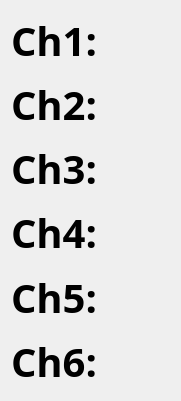
   <widget class="QWidget" name="layoutWidget">
    <property name="geometry">
     <rect>
      <x>700</x>
      <y>450</y>
      <width>181</width>
      <height>401</height>
     </rect>
    </property>
    <layout class="QVBoxLayout" name="verticalLayout_6">
     <item>
      <widget class="QLabel" name="label_26">
       <property name="palette">
        <palette>
         <active>
          <colorrole role="WindowText">
           <brush brushstyle="SolidPattern">
            <color alpha="255">
             <red>0</red>
             <green>0</green>
             <blue>0</blue>
            </color>
           </brush>
          </colorrole>
          <colorrole role="Text">
           <brush brushstyle="SolidPattern">
            <color alpha="255">
             <red>0</red>
             <green>0</green>
             <blue>0</blue>
            </color>
           </brush>
          </colorrole>
          <colorrole role="BrightText">
           <brush brushstyle="SolidPattern">
            <color alpha="255">
             <red>0</red>
             <green>0</green>
             <blue>0</blue>
            </color>
           </brush>
          </colorrole>
          <colorrole role="ButtonText">
           <brush brushstyle="SolidPattern">
            <color alpha="255">
             <red>0</red>
             <green>0</green>
             <blue>0</blue>
            </color>
           </brush>
          </colorrole>
          <colorrole role="HighlightedText">
           <brush brushstyle="SolidPattern">
            <color alpha="255">
             <red>0</red>
             <green>0</green>
             <blue>0</blue>
            </color>
           </brush>
          </colorrole>
         </active>
         <inactive>
          <colorrole role="WindowText">
           <brush brushstyle="SolidPattern">
            <color alpha="255">
             <red>0</red>
             <green>0</green>
             <blue>0</blue>
            </color>
           </brush>
          </colorrole>
          <colorrole role="Text">
           <brush brushstyle="SolidPattern">
            <color alpha="255">
             <red>0</red>
             <green>0</green>
             <blue>0</blue>
            </color>
           </brush>
          </colorrole>
          <colorrole role="BrightText">
           <brush brushstyle="SolidPattern">
            <color alpha="255">
             <red>0</red>
             <green>0</green>
             <blue>0</blue>
            </color>
           </brush>
          </colorrole>
          <colorrole role="ButtonText">
           <brush brushstyle="SolidPattern">
            <color alpha="255">
             <red>0</red>
             <green>0</green>
             <blue>0</blue>
            </color>
           </brush>
          </colorrole>
          <colorrole role="HighlightedText">
           <brush brushstyle="SolidPattern">
            <color alpha="255">
             <red>0</red>
             <green>0</green>
             <blue>0</blue>
            </color>
           </brush>
          </colorrole>
         </inactive>
         <disabled>
          <colorrole role="WindowText">
           <brush brushstyle="SolidPattern">
            <color alpha="255">
             <red>62</red>
             <green>62</green>
             <blue>62</blue>
            </color>
           </brush>
          </colorrole>
          <colorrole role="Text">
           <brush brushstyle="SolidPattern">
            <color alpha="255">
             <red>62</red>
             <green>62</green>
             <blue>62</blue>
            </color>
           </brush>
          </colorrole>
          <colorrole role="BrightText">
           <brush brushstyle="SolidPattern">
            <color alpha="255">
             <red>0</red>
             <green>0</green>
             <blue>0</blue>
            </color>
           </brush>
          </colorrole>
          <colorrole role="ButtonText">
           <brush brushstyle="SolidPattern">
            <color alpha="255">
             <red>62</red>
             <green>62</green>
             <blue>62</blue>
            </color>
           </brush>
          </colorrole>
          <colorrole role="HighlightedText">
           <brush brushstyle="SolidPattern">
            <color alpha="255">
             <red>0</red>
             <green>0</green>
             <blue>0</blue>
            </color>
           </brush>
          </colorrole>
         </disabled>
        </palette>
       </property>
       <property name="font">
        <font>
         <family>OCR A Extended</family>
         <pointsize>30</pointsize>
         <weight>75</weight>
         <bold>true</bold>
        </font>
       </property>
       <property name="text">
        <string>Ch1:</string>
       </property>
       <property name="scaledContents">
        <bool>true</bool>
       </property>
       <property name="wordWrap">
        <bool>false</bool>
       </property>
      </widget>
     </item>
     <item>
      <widget class="QLabel" name="label_27">
       <property name="palette">
        <palette>
         <active>
          <colorrole role="WindowText">
           <brush brushstyle="SolidPattern">
            <color alpha="255">
             <red>0</red>
             <green>0</green>
             <blue>0</blue>
            </color>
           </brush>
          </colorrole>
          <colorrole role="Text">
           <brush brushstyle="SolidPattern">
            <color alpha="255">
             <red>0</red>
             <green>0</green>
             <blue>0</blue>
            </color>
           </brush>
          </colorrole>
          <colorrole role="BrightText">
           <brush brushstyle="SolidPattern">
            <color alpha="255">
             <red>0</red>
             <green>0</green>
             <blue>0</blue>
            </color>
           </brush>
          </colorrole>
          <colorrole role="ButtonText">
           <brush brushstyle="SolidPattern">
            <color alpha="255">
             <red>0</red>
             <green>0</green>
             <blue>0</blue>
            </color>
           </brush>
          </colorrole>
          <colorrole role="HighlightedText">
           <brush brushstyle="SolidPattern">
            <color alpha="255">
             <red>0</red>
             <green>0</green>
             <blue>0</blue>
            </color>
           </brush>
          </colorrole>
         </active>
         <inactive>
          <colorrole role="WindowText">
           <brush brushstyle="SolidPattern">
            <color alpha="255">
             <red>0</red>
             <green>0</green>
             <blue>0</blue>
            </color>
           </brush>
          </colorrole>
          <colorrole role="Text">
           <brush brushstyle="SolidPattern">
            <color alpha="255">
             <red>0</red>
             <green>0</green>
             <blue>0</blue>
            </color>
           </brush>
          </colorrole>
          <colorrole role="BrightText">
           <brush brushstyle="SolidPattern">
            <color alpha="255">
             <red>0</red>
             <green>0</green>
             <blue>0</blue>
            </color>
           </brush>
          </colorrole>
          <colorrole role="ButtonText">
           <brush brushstyle="SolidPattern">
            <color alpha="255">
             <red>0</red>
             <green>0</green>
             <blue>0</blue>
            </color>
           </brush>
          </colorrole>
          <colorrole role="HighlightedText">
           <brush brushstyle="SolidPattern">
            <color alpha="255">
             <red>0</red>
             <green>0</green>
             <blue>0</blue>
            </color>
           </brush>
          </colorrole>
         </inactive>
         <disabled>
          <colorrole role="WindowText">
           <brush brushstyle="SolidPattern">
            <color alpha="255">
             <red>62</red>
             <green>62</green>
             <blue>62</blue>
            </color>
           </brush>
          </colorrole>
          <colorrole role="Text">
           <brush brushstyle="SolidPattern">
            <color alpha="255">
             <red>62</red>
             <green>62</green>
             <blue>62</blue>
            </color>
           </brush>
          </colorrole>
          <colorrole role="BrightText">
           <brush brushstyle="SolidPattern">
            <color alpha="255">
             <red>0</red>
             <green>0</green>
             <blue>0</blue>
            </color>
           </brush>
          </colorrole>
          <colorrole role="ButtonText">
           <brush brushstyle="SolidPattern">
            <color alpha="255">
             <red>62</red>
             <green>62</green>
             <blue>62</blue>
            </color>
           </brush>
          </colorrole>
          <colorrole role="HighlightedText">
           <brush brushstyle="SolidPattern">
            <color alpha="255">
             <red>0</red>
             <green>0</green>
             <blue>0</blue>
            </color>
           </brush>
          </colorrole>
         </disabled>
        </palette>
       </property>
       <property name="font">
        <font>
         <family>OCR A Extended</family>
         <pointsize>30</pointsize>
         <weight>75</weight>
         <bold>true</bold>
        </font>
       </property>
       <property name="text">
        <string>Ch2:</string>
       </property>
       <property name="scaledContents">
        <bool>true</bool>
       </property>
       <property name="wordWrap">
        <bool>false</bool>
       </property>
      </widget>
     </item>
     <item>
      <widget class="QLabel" name="label_28">
       <property name="palette">
        <palette>
         <active>
          <colorrole role="WindowText">
           <brush brushstyle="SolidPattern">
            <color alpha="255">
             <red>0</red>
             <green>0</green>
             <blue>0</blue>
            </color>
           </brush>
          </colorrole>
          <colorrole role="Text">
           <brush brushstyle="SolidPattern">
            <color alpha="255">
             <red>0</red>
             <green>0</green>
             <blue>0</blue>
            </color>
           </brush>
          </colorrole>
          <colorrole role="BrightText">
           <brush brushstyle="SolidPattern">
            <color alpha="255">
             <red>0</red>
             <green>0</green>
             <blue>0</blue>
            </color>
           </brush>
          </colorrole>
          <colorrole role="ButtonText">
           <brush brushstyle="SolidPattern">
            <color alpha="255">
             <red>0</red>
             <green>0</green>
             <blue>0</blue>
            </color>
           </brush>
          </colorrole>
          <colorrole role="HighlightedText">
           <brush brushstyle="SolidPattern">
            <color alpha="255">
             <red>0</red>
             <green>0</green>
             <blue>0</blue>
            </color>
           </brush>
          </colorrole>
         </active>
         <inactive>
          <colorrole role="WindowText">
           <brush brushstyle="SolidPattern">
            <color alpha="255">
             <red>0</red>
             <green>0</green>
             <blue>0</blue>
            </color>
           </brush>
          </colorrole>
          <colorrole role="Text">
           <brush brushstyle="SolidPattern">
            <color alpha="255">
             <red>0</red>
             <green>0</green>
             <blue>0</blue>
            </color>
           </brush>
          </colorrole>
          <colorrole role="BrightText">
           <brush brushstyle="SolidPattern">
            <color alpha="255">
             <red>0</red>
             <green>0</green>
             <blue>0</blue>
            </color>
           </brush>
          </colorrole>
          <colorrole role="ButtonText">
           <brush brushstyle="SolidPattern">
            <color alpha="255">
             <red>0</red>
             <green>0</green>
             <blue>0</blue>
            </color>
           </brush>
          </colorrole>
          <colorrole role="HighlightedText">
           <brush brushstyle="SolidPattern">
            <color alpha="255">
             <red>0</red>
             <green>0</green>
             <blue>0</blue>
            </color>
           </brush>
          </colorrole>
         </inactive>
         <disabled>
          <colorrole role="WindowText">
           <brush brushstyle="SolidPattern">
            <color alpha="255">
             <red>62</red>
             <green>62</green>
             <blue>62</blue>
            </color>
           </brush>
          </colorrole>
          <colorrole role="Text">
           <brush brushstyle="SolidPattern">
            <color alpha="255">
             <red>62</red>
             <green>62</green>
             <blue>62</blue>
            </color>
           </brush>
          </colorrole>
          <colorrole role="BrightText">
           <brush brushstyle="SolidPattern">
            <color alpha="255">
             <red>0</red>
             <green>0</green>
             <blue>0</blue>
            </color>
           </brush>
          </colorrole>
          <colorrole role="ButtonText">
           <brush brushstyle="SolidPattern">
            <color alpha="255">
             <red>62</red>
             <green>62</green>
             <blue>62</blue>
            </color>
           </brush>
          </colorrole>
          <colorrole role="HighlightedText">
           <brush brushstyle="SolidPattern">
            <color alpha="255">
             <red>0</red>
             <green>0</green>
             <blue>0</blue>
            </color>
           </brush>
          </colorrole>
         </disabled>
        </palette>
       </property>
       <property name="font">
        <font>
         <family>OCR A Extended</family>
         <pointsize>30</pointsize>
         <weight>75</weight>
         <bold>true</bold>
        </font>
       </property>
       <property name="text">
        <string>Ch3:</string>
       </property>
       <property name="scaledContents">
        <bool>true</bool>
       </property>
       <property name="wordWrap">
        <bool>false</bool>
       </property>
      </widget>
     </item>
     <item>
      <widget class="QLabel" name="label_29">
       <property name="palette">
        <palette>
         <active>
          <colorrole role="WindowText">
           <brush brushstyle="SolidPattern">
            <color alpha="255">
             <red>0</red>
             <green>0</green>
             <blue>0</blue>
            </color>
           </brush>
          </colorrole>
          <colorrole role="Text">
           <brush brushstyle="SolidPattern">
            <color alpha="255">
             <red>0</red>
             <green>0</green>
             <blue>0</blue>
            </color>
           </brush>
          </colorrole>
          <colorrole role="BrightText">
           <brush brushstyle="SolidPattern">
            <color alpha="255">
             <red>0</red>
             <green>0</green>
             <blue>0</blue>
            </color>
           </brush>
          </colorrole>
          <colorrole role="ButtonText">
           <brush brushstyle="SolidPattern">
            <color alpha="255">
             <red>0</red>
             <green>0</green>
             <blue>0</blue>
            </color>
           </brush>
          </colorrole>
          <colorrole role="HighlightedText">
           <brush brushstyle="SolidPattern">
            <color alpha="255">
             <red>0</red>
             <green>0</green>
             <blue>0</blue>
            </color>
           </brush>
          </colorrole>
         </active>
         <inactive>
          <colorrole role="WindowText">
           <brush brushstyle="SolidPattern">
            <color alpha="255">
             <red>0</red>
             <green>0</green>
             <blue>0</blue>
            </color>
           </brush>
          </colorrole>
          <colorrole role="Text">
           <brush brushstyle="SolidPattern">
            <color alpha="255">
             <red>0</red>
             <green>0</green>
             <blue>0</blue>
            </color>
           </brush>
          </colorrole>
          <colorrole role="BrightText">
           <brush brushstyle="SolidPattern">
            <color alpha="255">
             <red>0</red>
             <green>0</green>
             <blue>0</blue>
            </color>
           </brush>
          </colorrole>
          <colorrole role="ButtonText">
           <brush brushstyle="SolidPattern">
            <color alpha="255">
             <red>0</red>
             <green>0</green>
             <blue>0</blue>
            </color>
           </brush>
          </colorrole>
          <colorrole role="HighlightedText">
           <brush brushstyle="SolidPattern">
            <color alpha="255">
             <red>0</red>
             <green>0</green>
             <blue>0</blue>
            </color>
           </brush>
          </colorrole>
         </inactive>
         <disabled>
          <colorrole role="WindowText">
           <brush brushstyle="SolidPattern">
            <color alpha="255">
             <red>62</red>
             <green>62</green>
             <blue>62</blue>
            </color>
           </brush>
          </colorrole>
          <colorrole role="Text">
           <brush brushstyle="SolidPattern">
            <color alpha="255">
             <red>62</red>
             <green>62</green>
             <blue>62</blue>
            </color>
           </brush>
          </colorrole>
          <colorrole role="BrightText">
           <brush brushstyle="SolidPattern">
            <color alpha="255">
             <red>0</red>
             <green>0</green>
             <blue>0</blue>
            </color>
           </brush>
          </colorrole>
          <colorrole role="ButtonText">
           <brush brushstyle="SolidPattern">
            <color alpha="255">
             <red>62</red>
             <green>62</green>
             <blue>62</blue>
            </color>
           </brush>
          </colorrole>
          <colorrole role="HighlightedText">
           <brush brushstyle="SolidPattern">
            <color alpha="255">
             <red>0</red>
             <green>0</green>
             <blue>0</blue>
            </color>
           </brush>
          </colorrole>
         </disabled>
        </palette>
       </property>
       <property name="font">
        <font>
         <family>OCR A Extended</family>
         <pointsize>30</pointsize>
         <weight>75</weight>
         <bold>true</bold>
        </font>
       </property>
       <property name="text">
        <string>Ch4:</string>
       </property>
       <property name="scaledContents">
        <bool>true</bool>
       </property>
       <property name="wordWrap">
        <bool>false</bool>
       </property>
      </widget>
     </item>
     <item>
      <widget class="QLabel" name="label_30">
       <property name="palette">
        <palette>
         <active>
          <colorrole role="WindowText">
           <brush brushstyle="SolidPattern">
            <color alpha="255">
             <red>0</red>
             <green>0</green>
             <blue>0</blue>
            </color>
           </brush>
          </colorrole>
          <colorrole role="Text">
           <brush brushstyle="SolidPattern">
            <color alpha="255">
             <red>0</red>
             <green>0</green>
             <blue>0</blue>
            </color>
           </brush>
          </colorrole>
          <colorrole role="BrightText">
           <brush brushstyle="SolidPattern">
            <color alpha="255">
             <red>0</red>
             <green>0</green>
             <blue>0</blue>
            </color>
           </brush>
          </colorrole>
          <colorrole role="ButtonText">
           <brush brushstyle="SolidPattern">
            <color alpha="255">
             <red>0</red>
             <green>0</green>
             <blue>0</blue>
            </color>
           </brush>
          </colorrole>
          <colorrole role="HighlightedText">
           <brush brushstyle="SolidPattern">
            <color alpha="255">
             <red>0</red>
             <green>0</green>
             <blue>0</blue>
            </color>
           </brush>
          </colorrole>
         </active>
         <inactive>
          <colorrole role="WindowText">
           <brush brushstyle="SolidPattern">
            <color alpha="255">
             <red>0</red>
             <green>0</green>
             <blue>0</blue>
            </color>
           </brush>
          </colorrole>
          <colorrole role="Text">
           <brush brushstyle="SolidPattern">
            <color alpha="255">
             <red>0</red>
             <green>0</green>
             <blue>0</blue>
            </color>
           </brush>
          </colorrole>
          <colorrole role="BrightText">
           <brush brushstyle="SolidPattern">
            <color alpha="255">
             <red>0</red>
             <green>0</green>
             <blue>0</blue>
            </color>
           </brush>
          </colorrole>
          <colorrole role="ButtonText">
           <brush brushstyle="SolidPattern">
            <color alpha="255">
             <red>0</red>
             <green>0</green>
             <blue>0</blue>
            </color>
           </brush>
          </colorrole>
          <colorrole role="HighlightedText">
           <brush brushstyle="SolidPattern">
            <color alpha="255">
             <red>0</red>
             <green>0</green>
             <blue>0</blue>
            </color>
           </brush>
          </colorrole>
         </inactive>
         <disabled>
          <colorrole role="WindowText">
           <brush brushstyle="SolidPattern">
            <color alpha="255">
             <red>62</red>
             <green>62</green>
             <blue>62</blue>
            </color>
           </brush>
          </colorrole>
          <colorrole role="Text">
           <brush brushstyle="SolidPattern">
            <color alpha="255">
             <red>62</red>
             <green>62</green>
             <blue>62</blue>
            </color>
           </brush>
          </colorrole>
          <colorrole role="BrightText">
           <brush brushstyle="SolidPattern">
            <color alpha="255">
             <red>0</red>
             <green>0</green>
             <blue>0</blue>
            </color>
           </brush>
          </colorrole>
          <colorrole role="ButtonText">
           <brush brushstyle="SolidPattern">
            <color alpha="255">
             <red>62</red>
             <green>62</green>
             <blue>62</blue>
            </color>
           </brush>
          </colorrole>
          <colorrole role="HighlightedText">
           <brush brushstyle="SolidPattern">
            <color alpha="255">
             <red>0</red>
             <green>0</green>
             <blue>0</blue>
            </color>
           </brush>
          </colorrole>
         </disabled>
        </palette>
       </property>
       <property name="font">
        <font>
         <family>OCR A Extended</family>
         <pointsize>30</pointsize>
         <weight>75</weight>
         <bold>true</bold>
        </font>
       </property>
       <property name="text">
        <string>Ch5:</string>
       </property>
       <property name="scaledContents">
        <bool>true</bool>
       </property>
       <property name="wordWrap">
        <bool>false</bool>
       </property>
      </widget>
     </item>
     <item>
      <widget class="QLabel" name="label_31">
       <property name="palette">
        <palette>
         <active>
          <colorrole role="WindowText">
           <brush brushstyle="SolidPattern">
            <color alpha="255">
             <red>0</red>
             <green>0</green>
             <blue>0</blue>
            </color>
           </brush>
          </colorrole>
          <colorrole role="Text">
           <brush brushstyle="SolidPattern">
            <color alpha="255">
             <red>0</red>
             <green>0</green>
             <blue>0</blue>
            </color>
           </brush>
          </colorrole>
          <colorrole role="BrightText">
           <brush brushstyle="SolidPattern">
            <color alpha="255">
             <red>0</red>
             <green>0</green>
             <blue>0</blue>
            </color>
           </brush>
          </colorrole>
          <colorrole role="ButtonText">
           <brush brushstyle="SolidPattern">
            <color alpha="255">
             <red>0</red>
             <green>0</green>
             <blue>0</blue>
            </color>
           </brush>
          </colorrole>
          <colorrole role="HighlightedText">
           <brush brushstyle="SolidPattern">
            <color alpha="255">
             <red>0</red>
             <green>0</green>
             <blue>0</blue>
            </color>
           </brush>
          </colorrole>
         </active>
         <inactive>
          <colorrole role="WindowText">
           <brush brushstyle="SolidPattern">
            <color alpha="255">
             <red>0</red>
             <green>0</green>
             <blue>0</blue>
            </color>
           </brush>
          </colorrole>
          <colorrole role="Text">
           <brush brushstyle="SolidPattern">
            <color alpha="255">
             <red>0</red>
             <green>0</green>
             <blue>0</blue>
            </color>
           </brush>
          </colorrole>
          <colorrole role="BrightText">
           <brush brushstyle="SolidPattern">
            <color alpha="255">
             <red>0</red>
             <green>0</green>
             <blue>0</blue>
            </color>
           </brush>
          </colorrole>
          <colorrole role="ButtonText">
           <brush brushstyle="SolidPattern">
            <color alpha="255">
             <red>0</red>
             <green>0</green>
             <blue>0</blue>
            </color>
           </brush>
          </colorrole>
          <colorrole role="HighlightedText">
           <brush brushstyle="SolidPattern">
            <color alpha="255">
             <red>0</red>
             <green>0</green>
             <blue>0</blue>
            </color>
           </brush>
          </colorrole>
         </inactive>
         <disabled>
          <colorrole role="WindowText">
           <brush brushstyle="SolidPattern">
            <color alpha="255">
             <red>62</red>
             <green>62</green>
             <blue>62</blue>
            </color>
           </brush>
          </colorrole>
          <colorrole role="Text">
           <brush brushstyle="SolidPattern">
            <color alpha="255">
             <red>62</red>
             <green>62</green>
             <blue>62</blue>
            </color>
           </brush>
          </colorrole>
          <colorrole role="BrightText">
           <brush brushstyle="SolidPattern">
            <color alpha="255">
             <red>0</red>
             <green>0</green>
             <blue>0</blue>
            </color>
           </brush>
          </colorrole>
          <colorrole role="ButtonText">
           <brush brushstyle="SolidPattern">
            <color alpha="255">
             <red>62</red>
             <green>62</green>
             <blue>62</blue>
            </color>
           </brush>
          </colorrole>
          <colorrole role="HighlightedText">
           <brush brushstyle="SolidPattern">
            <color alpha="255">
             <red>0</red>
             <green>0</green>
             <blue>0</blue>
            </color>
           </brush>
          </colorrole>
         </disabled>
        </palette>
       </property>
       <property name="font">
        <font>
         <family>OCR A Extended</family>
         <pointsize>30</pointsize>
         <weight>75</weight>
         <bold>true</bold>
        </font>
       </property>
       <property name="text">
        <string>Ch6:</string>
       </property>
       <property name="scaledContents">
        <bool>true</bool>
       </property>
       <property name="wordWrap">
        <bool>false</bool>
       </property>
      </widget>
     </item>
    </layout>
   </widget>
